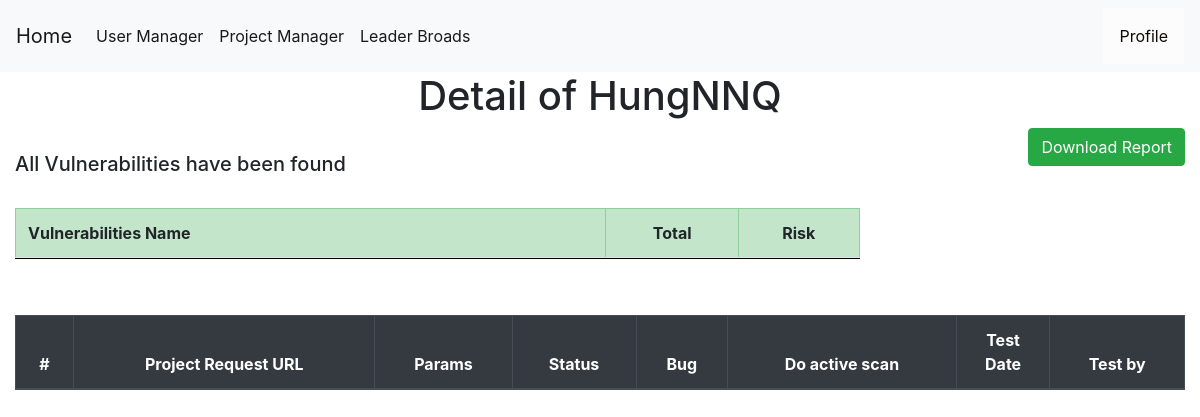
Page /project-detail/4 (signed in) on the earlier database version.
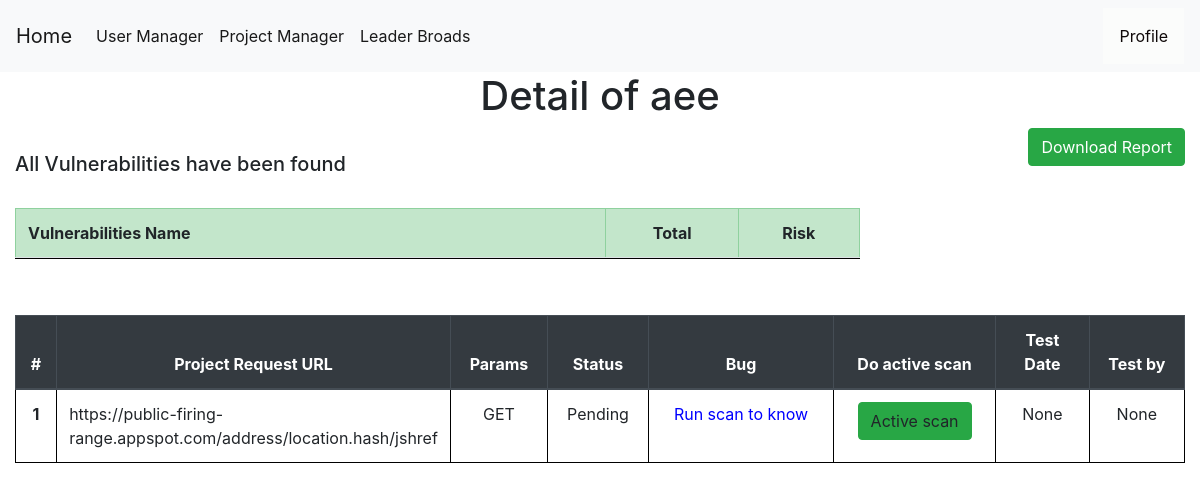
Same page on the later database version.
### tables this page shows
CREATE TABLE projects (
    projectid INTEGER PRIMARY KEY AUTOINCREMENT,
    projectname TEXT NOT NULL,
    startdate date NOT NULL,
    enddate date,
    vunls int,
    target text not null,
    securitylevel TEXT,
    manager TEXT ,
    pentester TEXT ,
    status TEXT NOT NULL,
    create_by INTEGER ,
    isspider INTEGER DEFAULT 0,
    login INTEGER NOT NULL,
    isconfig INTEGER NOT NULL DEFAULT 0,
    FOREIGN KEY (pentester) REFERENCES users(username) ON DELETE CASCADE
    FOREIGN KEY (manager) REFERENCES users(username) ON DELETE CASCADE
    FOREIGN KEY (create_by) REFERENCES users(userid) ON DELETE CASCADE
);

CREATE TABLE requests (
    requestid INTEGER PRIMARY KEY AUTOINCREMENT,
    projectid INTEGER NOT NULL,
    requesturl TEXT NOT NULL,
    status TEXT NOT NULL,
    bug TEXT,
    isscan INTEGER,
    haveparam TEXT,
    pentester TEXT,
    testdate DATE,
    FOREIGN KEY (pentester) REFERENCES users(username) ON DELETE CASCADE
    FOREIGN KEY (projectid) REFERENCES projects(projectid) ON DELETE CASCADE
);

### app.py (the view)
@app.route('/project-detail/<int:id>', methods=('GET', 'POST'))
def project_detail(id):
    msg = ''
    conn = get_db_connection()
    if session["userid"] == None:
        return redirect(url_for('login'))
    currentuser = get_current_user()
    project = conn.execute('SELECT * FROM projects WHERE projectid = ?',(id,)).fetchone()
    if currentuser["username"] != project["pentester"]:
        if currentuser["username"] == project["manager"]:
            print("")
        elif currentuser["role"] == 'Administrator':
            print("")
        else:
            return render_template('403.html',)
    conn = get_db_connection()
    users = conn.execute('SELECT * FROM users',).fetchall()
    havebugs = conn.execute('SELECT * FROM requests,bugs WHERE requests.requestid = bugs.requestid AND projectid = ? AND bugs.requestid in (SELECT requestid FROM bugs) GROUP BY bugs.requestid',(id,)).fetchall()
    requests = conn.execute('SELECT * FROM requests WHERE projectid = ?',(id,)).fetchall()
    total = conn.execute('SELECT count(requestid) FROM requests WHERE projectid = ?',(id,)).fetchone()
    totalrequest = total["count(requestid)"]
    done = conn.execute('SELECT count(requestid) FROM requests WHERE status = ? AND projectid = ?',("Done",id,)).fetchone()
    donerequest = done["count(requestid)"]
    remain = total["count(requestid)"] - done["count(requestid)"]
    if remain == 0 and totalrequest != 0:
        updateprj = conn.execute('UPDATE projects SET status = ?,enddate= ? WHERE projectid = ?',("Done",datetime.today().strftime('%Y-%m-%d'),id,))
    conn.commit()
    bugs = conn.execute('SELECT bugs.name,count(bugid),risk FROM requests,bugs WHERE requests.requestid = bugs.requestid AND projectid = ? GROUP BY bugs.name',(id,)).fetchall()
    conn.commit()
    conn.close()
    return render_template('project_detail.html',bugs=bugs,currentuser=currentuser,havebugs=havebugs,users=users,project=project,totalrequest=totalrequest,donerequest=donerequest,remain=remain,requests=requests,msg=msg)

### app.py (called while the page is built)
def get_db_connection():
    conn = sqlite3.connect('database.db')
    conn.row_factory = sqlite3.Row
    return conn

def get_current_user():
    userid = session["userid"]
    conn = get_db_connection()
    user = conn.execute('SELECT * FROM users WHERE userid = ?',(userid,)).fetchone()
    conn.commit()
    conn.close()
    return user

### templates/project_detail.html (shortened to what this page needs)
{% extends 'base.html' %}
{% block content %}
    <center><h1>{% block title %} Detail of {{project.projectname}}  {% endblock %}</h1></center>
    <a href="{{ url_for('download_report',id= project.projectid)}}" class="btn btn-success" style="float: right;" role="button" aria-pressed="true">Download Report</a>
<br>
    <div style="display: flex;justify-content: center;">
      <div style ="flex:1">
          <h5>All Vulnerabilities have been found</h5></br>
            <table class="table">
              <thead class="table-success">
                <tr>
                  <th style="width: 70%;"><a>Vulnerabilities Name</a></th>
                  <th style="text-align: center" ><a>Total</a></th>
                  <th style="text-align: center" ><a>Risk</a></th>
                </tr>
              </thead>
            </table>
        </div>
        <link rel= "stylesheet" type= "text/css" href= "{{ url_for('static',filename='css/showuser.css') }}">
        <link rel= "stylesheet" type= "text/css" href= "{{ url_for('static',filename='css/loading.css') }}">
    <div style ="flex:0.2">
    </div >
</div>
<br>
<div>
    <table class="table" style="width:100%">
        <thead class="thead-dark" style="width:100%">
          <tr>
            <th style="text-align: center" scope="col">#</th>
            <th style="text-align: center" style="width: 150px;">Project Request URL</th>
            <th style="text-align: center" cope="col">Params</th>
            <th style="text-align: center" scope="col">Status</th>
            <th style="text-align: center" scope="col">Bug</th>
            <th style="text-align: center" scope="col">Do active scan</th>
            <th style="text-align: center;width: 8%;" scope="col">Test Date</th>
            <th style="text-align: center" scope="col">Test by</th>
          </tr>
        </thead>
        <tbody>
        {% for request in requests %}
          <tr>
            <th style="text-align: center" class="counterCell"></th>
            <td style="width: 150px;">{{ request.requesturl }}</td>
            <td style="text-align: center" >{{ request.haveparam }}</td>
            <td style="text-align: center" >{{ request.status }}</td>
            {% if request.isscan == 1 %}
              {% if request.bug == "Bug Found"%}
            <th style="color:red;text-align: center;"scope="row"><a style="color:red" href="{{ url_for('bug_detail',id= request.requestid) }} ">{{ request.bug }}!</a></th>
              {%else%}
              <th style="text-align: center" style="color: red"scope="row"><a style="color:green">Safe</a></th>
              {% endif %}
            {% elif request.isscan != 1%}
              <td style="text-align: center"><a style="color:blue">Run scan to know</a></td>
            {% endif %}
            {% if request.isscan != 1 %}
            <td style="text-align: center" >
              <span style="float:center;">
              <a onclick="loadScreen({{request.requestid}})"class="btn btn-success">Active scan</a>
              </span>
            </td>
            {% else %}
            <td style="text-align: center" >
              <span style="float:center;">
              Had been scanned
              </span>
            </td>
            {% endif %}
            <td style="text-align: center">{{ request.testdate }}</td>
            <td style="text-align: center">{{ request.pentester }}</td>
          {% endfor %}
        </tbody>
      </table>
    </div>
{% endblock %}

Differences in the rows shown:
changed projects: projectname "HungNNQ" → "aee"
now on this page (row edited): requests: requesturl "https://public-firing-range.appspot.com/address/location.hash/jshref", haveparam "GET", status "Pending", isscan "Run scan to know", testdate "None", pentester "None"
